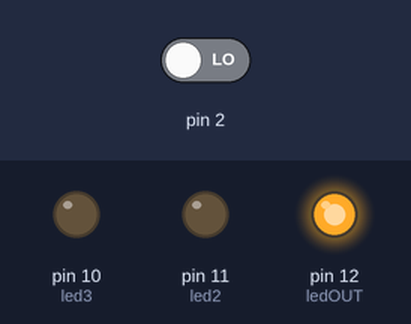
Recording of a sketch running on a simulated Arduino Uno, built with avr-gcc and run on an emulated ATmega328P. On the bench: output pins drawn as LEDs (lit = HIGH). Dashed ring = blinking. Inputs (shaded band) come from the test bench; at power-on: pin 2 LOW.

Above: at 0.3 s.
At 7.2 s:
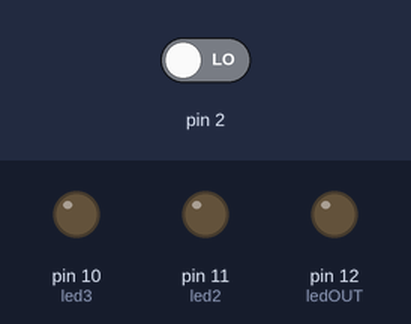
7.3 s: pin 2 driven HIGH
At 7.42 s:
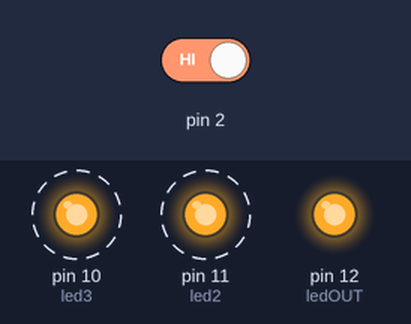
Timing chart, 0 to 16.3 s (numbered marks = the images above; inputs shaded):
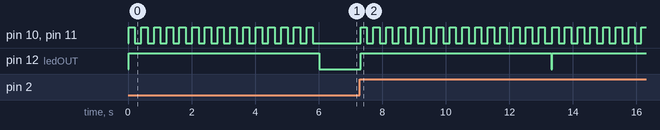

Measured:
- after the input at 7.3 s, pin 10 (led3), pin 11 (led2): alternates HIGH for 0.20 s and LOW for 0.20 s, starting at once; pin 12 (ledOUT): LOW → HIGH at once, → LOW 6.0 s later, → HIGH 0.03 s later

The sketch:

LED_Klingel.ino
```cpp
/*
 * LED Klingel
 *
 * Lars Stratmann
 * Version 1.1
 * liest ein ~2V Signal ein und lässt für einen bestimmten
 * Zeitraum eine LED aufläuchten
 *
 *
 */

int ledOUT = 12;
int led2 = 11;
int led3 = 10;


int count = 30;

void setup() {
  // put your setup code here, to run once:
Serial.begin(9600);

  pinMode(ledOUT, OUTPUT);
  pinMode(led2, OUTPUT);
  pinMode(led3, OUTPUT);
  pinMode(2, INPUT);
  //pinMode(A0, INPUT);
  //attachInterrupt(digitalPinToInterrupt(2), checkBlink, RISING);

  blinkFkt();
}

void loop() {

  while(digitalRead(2) == HIGH) {
    blinkFkt();
  }
  //delay(1);
}

void blinkFkt() {

    delay(20);

    digitalWrite(ledOUT, HIGH);

    for(int i = 0; i < count; i++) {
      digitalWrite(led2, !digitalRead(led2));
      digitalWrite(led3, !digitalRead(led3));
      //Serial.println("Blink");
      delay(200);
    }
    //Serial.println("Blink end");

    digitalWrite(ledOUT,LOW);
    digitalWrite(led2, LOW);
    digitalWrite(led3, LOW);
    delay(10);
}
```
